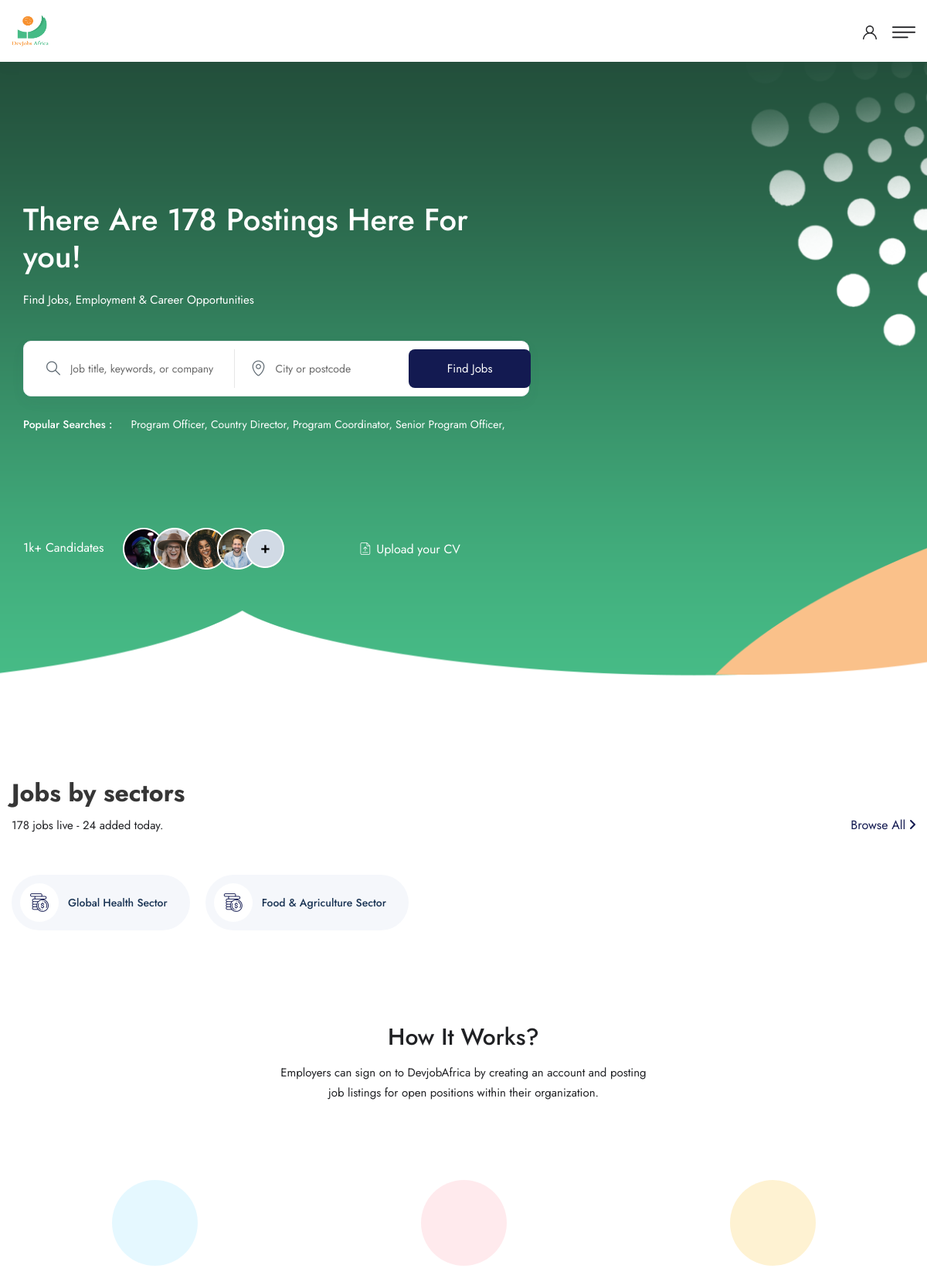
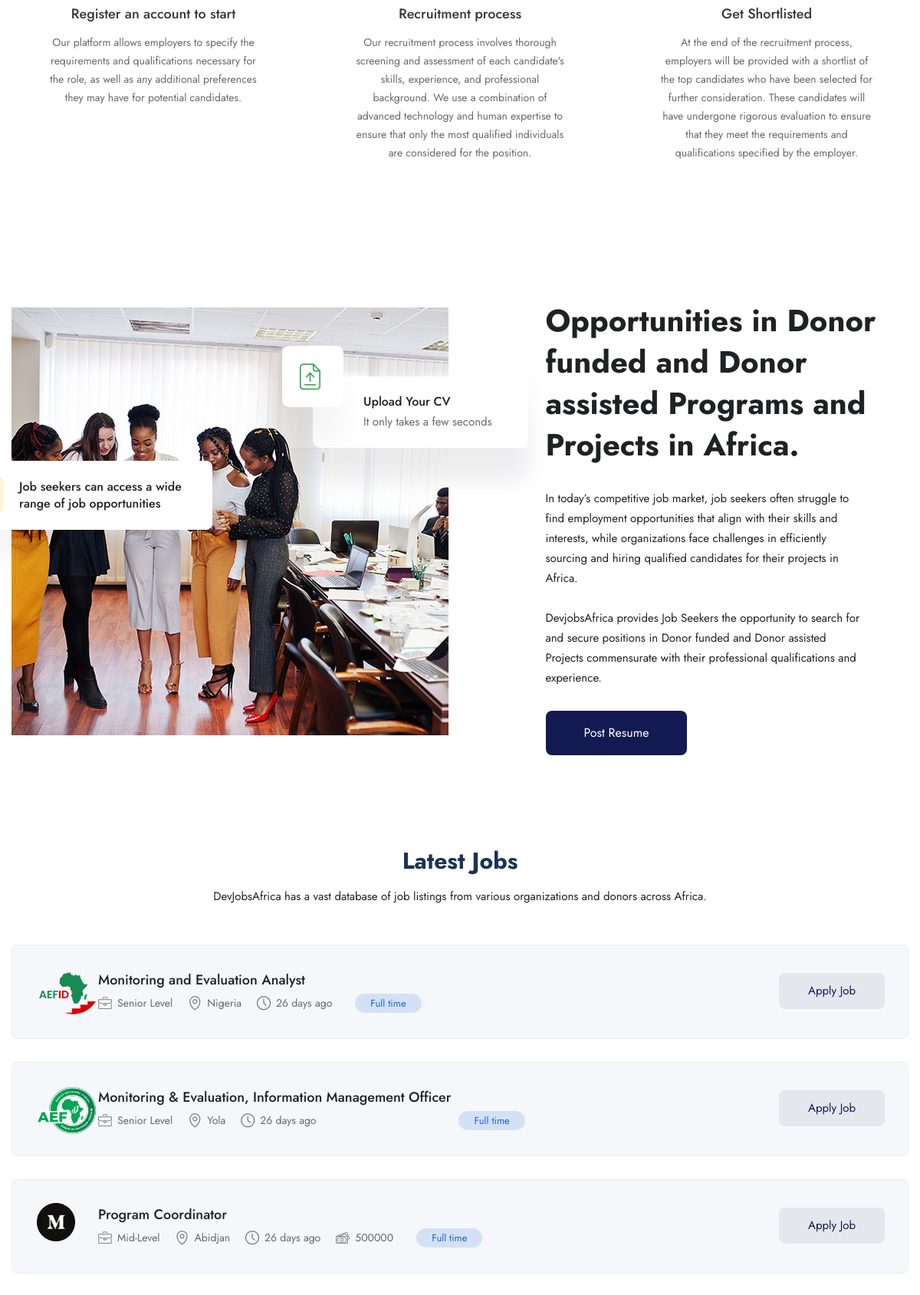
The page / (upper part) on the database its author committed (2 pictures, top to bottom).
### tables this page shows
CREATE TABLE `sectors` (
  `id` int(11) NOT NULL,
  `name` varchar(255) NOT NULL,
  `description` text DEFAULT NULL,
  `status` tinyint(4) NOT NULL DEFAULT 0,
  `date` datetime NOT NULL DEFAULT current_timestamp()
);

CREATE TABLE `jobs` (
  `id` int(11) NOT NULL,
  `sector_id` int(11) NOT NULL,
  `title` varchar(255) DEFAULT NULL,
  `slug` varchar(255) DEFAULT NULL,
  `caption` text DEFAULT NULL,
  `description` longtext DEFAULT NULL,
  `company` varchar(255) DEFAULT NULL,
  `salary` double DEFAULT NULL,
  `image` varchar(255) DEFAULT NULL,
  `job_type` varchar(255) DEFAULT NULL,
  `career_level` varchar(255) DEFAULT NULL,
  `education_level` varchar(255) DEFAULT NULL,
  `years_of_experience` varchar(255) DEFAULT NULL,
  `location` varchar(255) DEFAULT NULL,
  `deadline` date DEFAULT NULL,
  `status` tinyint(4) NOT NULL DEFAULT 0,
  `date` datetime NOT NULL DEFAULT current_timestamp()
);

### webadmin/classes/Database.php (called while the page is built, shortened)
<?php
class Database
{
    private $hostname = "localhost";
    private $username = "root";
    private $password = "";
    private $dbname = "devjobsafrica";
    private $conn;
    private function connect()
    {
        try {
            $this->conn = new PDO("mysql:host=$this->hostname;dbname=$this->dbname", $this->username, $this->password);
            $this->conn->setAttribute(PDO::ATTR_ERRMODE, PDO::ERRMODE_EXCEPTION);
        } catch (PDOException $th) {
            echo "Connection failed: " . $th->getMessage();
            die();
        }
    }
    public function getConnection()
    {
        return $this->conn;
    }
}

### webadmin/classes/functions.php (called while the page is built, shortened)
<?php
require 'Database.php';
require 'JobListing.php';
require 'Record.php';
$database = new Database();
$jobListing = new JobListing($database);
$record = new Record($database);
function get_time_ago($time)
{
    $time_difference = (time() - $time);
    $condition = array(
        12 * 30 * 24 * 60 * 60 => 'year',
        30 * 24 * 60 * 60 => 'month',
        24 * 60 * 60 => 'day',
        60 * 60 => 'hour',
        60 => 'minute',
        1 => 'second'
    );
    foreach ($condition as $secs => $str) {
        $d = $time_difference / $secs;
        if ($d >= 1) {
            $t = round($d);
            return $t . ' ' . $str . ($t > 1 ? 's' : '') . ' ago';
        }
    }
}

### webadmin/classes/Record.php (called while the page is built, shortened)
<?php
class Record
{
    private $db;
    public function __construct(Database $database)
    {
        $this->db = $database->getConnection();
    }
    public function getRecordsByStatus($table, $status)
    {
        $sql = "SELECT * FROM $table WHERE status=?";
        $statement = $this->db->prepare($sql);
        $statement->execute([$status]);
        $result = $statement->fetchAll(PDO::FETCH_ASSOC);
        if ($result != null) {
            return $result;
        } else {
            return $result = null;
        }
    }
}

### webadmin/classes/JobListing.php (called while the page is built, shortened)
<?php
class JobListing
{
    private $db;
    public function __construct(Database $database)
    {
        $this->db = $database->getConnection();
    }
    public function getJobsListingsStatus()
    {
        $sql = "SELECT
        j.*,
        s.name AS sector_name,
        s.status AS sector_status
        FROM jobs j INNER JOIN
        sectors s ON j.sector_id = s.id WHERE s.status=0 AND j.status=0 ORDER BY j.date DESC";
        $statement = $this->db->prepare($sql);
        $statement->execute();
        $result = $statement->fetchAll(PDO::FETCH_ASSOC);
        if ($result != null) {
            return $result;
        } else {
            return $result = null;
        }
    }
}

### index.php (the view, shortened to what this page needs)
<?php
require 'webadmin/classes/functions.php';
include_once 'page-components/header.php';
include_once 'page-components/main-header.php';
$sectors = $record->getRecordsByStatus('sectors', '0');
$allJobListings = array_slice($jobListing->getJobsListingsStatus(), 0, 5);
?>
<section class="banner-section -type-13">
    <div class="auto-container">
        <div class="row">
            <div class="content-column col-lg-7">
                <div class="inner-column">
                    <div class="title-box wow fadeInUp" data-wow-delay="300ms">
                        <h3>There Are 178 Postings Here For you!</h3>
                        <div class="text text-white">Find Jobs, Employment & Career Opportunities</div>
                    </div>
                    <div class="job-search-form wow fadeInUp" data-wow-delay="600ms">
                        <form method="post" action="job-listings.php">
                            <div class="row">
                                <div class="form-group col-lg-5">
                                    <span class="icon flaticon-search-1"></span>
                                    <input type="text" name="field_name" placeholder="Job title, keywords, or company">
                                </div>
                                <div class="form-group col-lg-4 location">
                                    <span class="icon flaticon-map-locator"></span>
                                    <input type="text" name="field_name" placeholder="City or postcode">
                                </div>
                                <div class="form-group col-lg-3 btn-box">
                                    <button type="submit" class="theme-btn btn-style-one"><span class="btn-title">Find Jobs</span></button>
                                </div>
                            </div>
                        </form>
                    </div>
                    <div class="popular-searches wow fadeInUp" data-wow-delay="900ms">
                        <span class="title">Popular Searches : </span>
                        <a href="job-listings.php">Program Officer</a>,
                        <a href="job-listings.php">Country Director</a>,
                        <a href="job-listings.php">Program Coordinator</a>,
                        <a href="job-listings.php">Senior Program Officer</a>,
                    </div>
                    <div class="bottom-box wow fadeInUp" data-wow-delay="1500ms">
                        <div class="count-employers">
                            <span class="title">1k+ Candidates</span>
                            <img src="images/resource/multi-peoples.png" alt="">
                        </div>
                        <a href="register.php?jobCategory=jobSeeker" class="upload-cv"><span class="icon flaticon-file"></span> Upload your CV</a>
                    </div>
                </div>
            </div>
        </div>
    </div>
</section>
<section class="layout-pt-120 layout-pb-60">
    <div class="auto-container">
        <div class="row justify-content-between align-items-end">
            <div class="col-lg-6">
                <div class="">
                    <h2 class="fw-700">Jobs by sectors</h2>
                    <div class="text mt-9">178 jobs live - 24 added today.</div>
                </div>
            </div>
            <div class="col-auto">
                <a href="job-listings.php" class="button-icon -arrow text-dark-blue">
                    Browse All
                    <span class="fa fa-angle-right"></span>
                </a>
            </div>
        </div>
        <div class="row grid-flex pt-50 wow fadeInUp">
            <?php
            if ($sectors != null) {
                foreach ($sectors as $sector) {
            ?>
                    <div class="col-xl-auto col-lg-3 col-md-6 col-sm-12">
                        <a href="#" class="icon-item -type-3">
                            <div class="icon-wrap">
                                <div class="icon flaticon-money-1"></div>
                            </div>
                            <div class="content">
                                <h4><?= $sector['name'] ?></h4>
                            </div>
                        </a>
                    </div>
                <?php
                }
                ?>
            <?php
            }
            ?>
        </div>
    </div>
</section>
<section class="layout-pt-60 layout-pb-60">
    <div class="auto-container">
        <div class="row justify-content-center">
            <div class="col-lg-5">
                <div class="sec-title text-center">
                    <h2>How It Works?</h2>
                    <div class="text">Employers can sign on to DevjobAfrica by creating an account and posting job listings for open positions within their organization.</div>
                </div>
            </div>
        </div>
        <div class="row grid-base wow fadeInUp">
            <div class="col-lg-4 col-md-6 col-sm-12">
                <div class="work-block -type-2 mb-0">
                    <div class="inner-box">
                        <div class="icon-wrap -blue">
                            <span class="icon icon-case"></span>
                        </div>
                        <h5>Register an account to start</h5>
                        <p>Our platform allows employers to specify the requirements and qualifications necessary for the role, as well as any additional preferences they may have for potential candidates. </p>
                    </div>
                </div>
            </div>
            <div class="col-lg-4 col-md-6 col-sm-12">
                <div class="work-block -type-2 mb-0">
                    <div class="inner-box">
                        <div class="icon-wrap -red">
                            <span class="icon icon-contact"></span>
                        </div>
                        <h5>Recruitment process</h5>
                        <p>Our recruitment process involves thorough screening and assessment of each candidate's skills, experience, and professional background. We use a combination of advanced technology and human expertise to ensure that only the most qualified individuals are considered for the position. </p>
                    </div>
                </div>
            </div>
            <div class="col-lg-4 col-md-6 col-sm-12">
                <div class="work-block -type-2 mb-0">
                    <div class="inner-box">
                        <div class="icon-wrap -yellow">
                            <span class="icon icon-doc"></span>
                        </div>
                        <h5>Get Shortlisted</h5>
                        <p>At the end of the recruitment process, employers will be provided with a shortlist of the top candidates who have been selected for further consideration. These candidates will have undergone rigorous evaluation to ensure that they meet the requirements and qualifications specified by the employer. </p>
                    </div>
                </div>
            </div>
        </div>
    </div>
</section>
<section class="about-section-two style-two layout-pt-60 layout-pb-60">
    <div class="auto-container">
        <div class="row justify-content-between align-items-center">
            <div class="image-column -no-margin col-xl-6 col-lg-6 col-md-12 col-sm-12 wow fadeInRight">
                <div class="image-box -type-1">
                    <figure class="main-image wow fadeIn anm" data-wow-delay="1200ms" data-speed-x="2"><img src="images/resource/devjobres-1.jpg" alt="Opportunities in Donor funded and Donor assisted Programs and Projects in Africa | DevJobsAfrica"></figure>
                    <div class="info_block wow fadeIn anm" data-wow-delay="1500ms" data-speed-x="3" data-speed-y="3">
                        <span class="icon flaticon-email-3"></span>
                        <p>Job seekers can access a wide <br> range of job opportunities </p>
                    </div>
                    <div class="info_block_four wow fadeIn anm" data-wow-delay="2400ms" data-speed-x="2" data-speed-y="3">
                        <span class="icon flaticon-file"></span>
                        <div class="inner">
                            <p>Upload Your CV</p>
                            <span class="sub-text">It only takes a few seconds</span>
                        </div>
                    </div>
                </div>
            </div>
            <div class="content-column mb-0 col-xl-5 col-lg-6 col-md-12 col-sm-12">
                <div class="wow fadeInLeft">
                    <div class="sec-title">
                        <h2 class="fw-700">Opportunities in Donor funded and Donor assisted Programs and Projects in Africa.</h2>
                        <div class="text mt-30">In today’s competitive job market, job seekers often struggle to find employment opportunities that align with their skills and interests, while organizations face challenges in efficiently sourcing and hiring qualified candidates for their projects in Africa. <br><br> DevjobsAfrica provides Job Seekers the opportunity to search for and secure positions in Donor funded and Donor assisted Projects commensurate with their professional qualifications and experience.</div>
                    </div>
                    <a href="login.php?jobCategory=jobSeeker" class="theme-btn -blue-dark">Post Resume</a>
                </div>
            </div>
        </div>
    </div>
</section>
<section class="layout-pt-60 layout-pb-60">
    <div class="auto-container">
        <div class="row wow fadeInUp">
            <div class="featured-column col-xl-12 col-lg-12 col-md-12 col-sm-12">
                <div class="sec-title text-center">
                    <h2 class="color-blue-dark fw-700">Latest Jobs</h2>
                    <div class="text">DevJobsAfrica has a vast database of job listings from various organizations and donors across Africa.</div>
                </div>
                <div class="outer-box job-block-five-separated">
                    <?php
                    if ($allJobListings != null) {
                        foreach ($allJobListings as $jobListing) {
                    ?>
                            <div class="job-block-five">
                                <div class="inner-box">
                                    <div class="content">
                                        <span class="company-logo"><img src="webadmin/images/job-listings/<?= $jobListing['image'] ?? 'default.png' ?>" alt="<?= $jobListing['title'] ?> | DevJobs Africa"></span>
                                        <h4><a href="job-description.php?devJob=<?= $jobListing['slug'] ?>"><?= $jobListing['title'] ?></a></h4>
                                        <ul class="job-info mb-0">
                                            <?php if ($jobListing['career_level'] != '') : ?>
                                                <li><span class="icon flaticon-briefcase"></span> <?= $jobListing['career_level'] ?></li>
                                            <?php endif; ?>
                                            <?php if ($jobListing['location'] != '') : ?>
                                                <li><span class="icon flaticon-map-locator"></span> <?= $jobListing['location'] ?></li>
                                            <?php endif; ?>
                                            <li><span class="icon flaticon-clock-3"></span> <?= get_time_ago(strtotime($jobListing['date'])) ?></li>
                                            <?php if ($jobListing['salary'] != '0') : ?>
                                                <li><span class="icon flaticon-money"></span> <?= $jobListing['salary'] ?></li>
                                            <?php endif; ?>
                                        </ul>
                                    </div>
                                    <?php if ($jobListing['job_type'] != '') : ?>
                                        <ul class="job-other-info">
                                            <li class="time mb-0"><?= $jobListing['job_type'] ?></li>
                                        </ul>
                                    <?php endif; ?>
                                    <a href="register.php?jobCategory=jobSeeker&jobID=<?= $jobListing['id'] ?>" class="theme-btn btn-dark-blue">Apply Job</a>
                                </div>
                            </div>
                    <?php
                        }
                    }
                    ?>
                </div>
            </div>
        </div>
    </div>
</section>
<?php
include_once 'page-components/scripts.php';
?>

### rows shown on the page
sectors: name "Global Health Sector"
sectors: name "Food & Agriculture Sector"
jobs: image (picture), title "Monitoring and Evaluation Analyst", career_level "Senior Level", location "Nigeria", date "26 days ago", job_type "Full time"
jobs: image (picture), title "Monitoring & Evaluation, Information Management Officer", career_level "Senior Level", location "Yola", date "26 days ago", job_type "Full time"
jobs: shows a picture, title "Program Coordinator", career_level "Mid-Level", location "Abidjan", date "26 days ago", salary "500000", job_type "Full time"
